Frame 1 (no input): blank canvas, image omitted
Frame 60 (the mouse pressed at the canvas centre just before this capture): blank canvas, image omitted
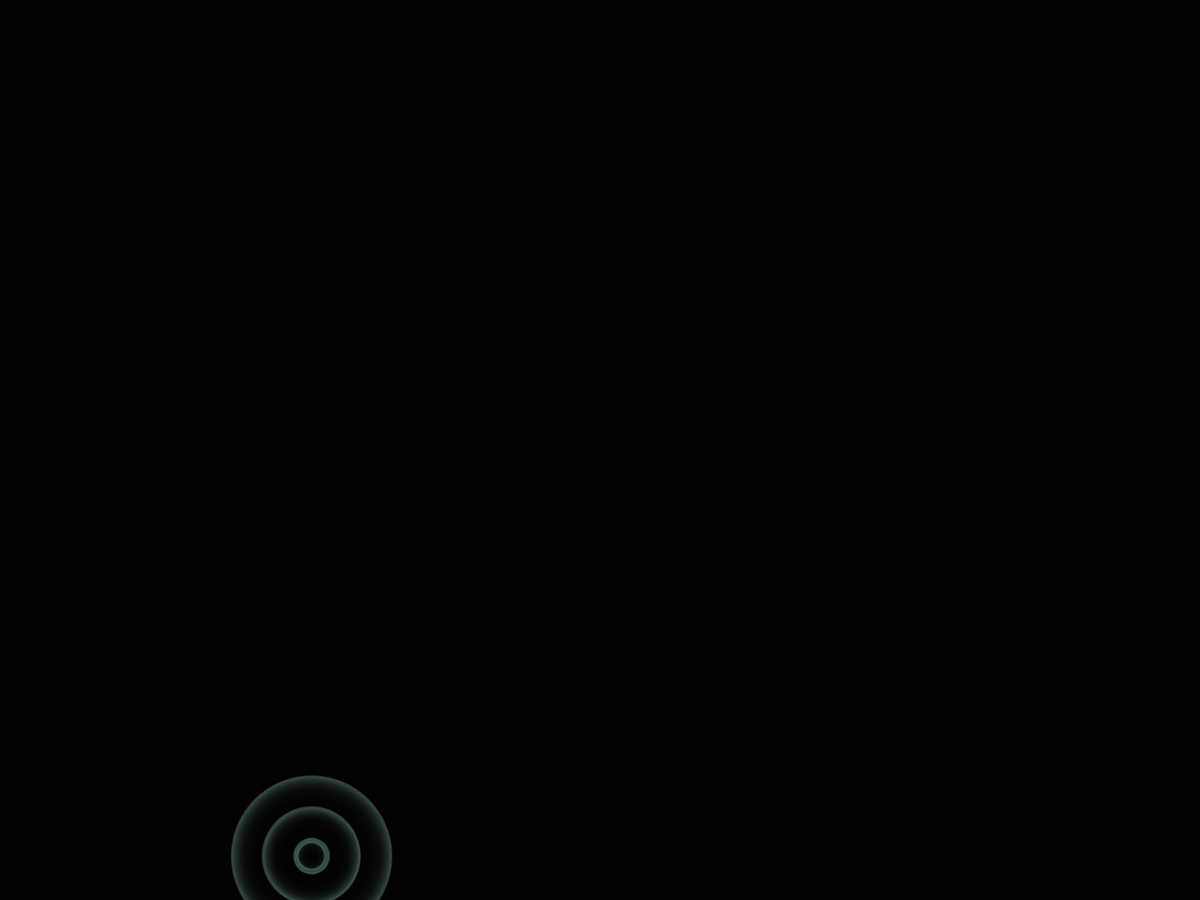
Frame 120 (the mouse held since frame 60 and released just before this capture)

The Processing sketch whose frames 1 and 60 were blank and that drew this single picture after the mouse press (run headless with seeded random() and noise(); from frame 60 on, the mouse is pressed at the canvas centre):

// Processing sketch: lol_raindrops_i_guess1
// ── lol_raindrops_i_guess1.pde
  IntList r    = new IntList(); //radius
  IntList life = new IntList(); //life
  IntList maxlife = new IntList(); //max life
  IntList x    = new IntList();  //x coord
  IntList y    = new IntList();  //y coord
  IntList col  = new IntList(); //hue
  int n = (int)random(7,100);
void setup(){
  fullScreen();//size(900,800);
  frameRate(30);
  colorMode(HSB);
}
void draw(){
    fill(0,51);noStroke();rect(0,0,width,height);noFill();
  if (frameCount%(n) == 0){
    newObj((int)random(width),(int)random(height));
    n = (int)random(70,300);
  }
  //background(200);
  //fill(0);text(x.size(),20,20);//frameCount
    noFill(); stroke(#4FABF5); strokeWeight(3);
    for (int i = 0; i < x.size(); i++){
      int alpha = round(map(life.get(i), 0, maxlife.get(i), 0, 255));
      
      stroke(col.get(i),67,95,alpha);
      if (life.get(i) > 0)
        ellipse(x.get(i),y.get(i),2*r.get(i),2*r.get(i));
      if (r.get(i)-30 >= 0 && life.get(i)  > -90)
        ellipse(x.get(i),y.get(i),(1.5*r.get(i))-30,(1.5*r.get(i))-30);
      if (r.get(i)-60 >= 0 && life.get(i)  > -140)
        ellipse(x.get(i),y.get(i),(r.get(i))-60,(r.get(i))-60);
      if (r.get(i)-97 >= 0 && life.get(i) > -210)
        ellipse(x.get(i),y.get(i),(0.5*r.get(i))-90,(0.5*r.get(i))-90);
      if (life.get(i) >= -210)
        r.add(i,2); life.sub(i,1);
    }
}
void mouseClicked(){
  newObj(mouseX,mouseY);
}
void newObj(int x1,int y1)
{
  x.append(x1);
  y.append(y1);
  r.append(0);
  col.append((int)random(90,190));
  life.append((int)random(80,150));
  maxlife.append(life.get(life.size()-1));
}
